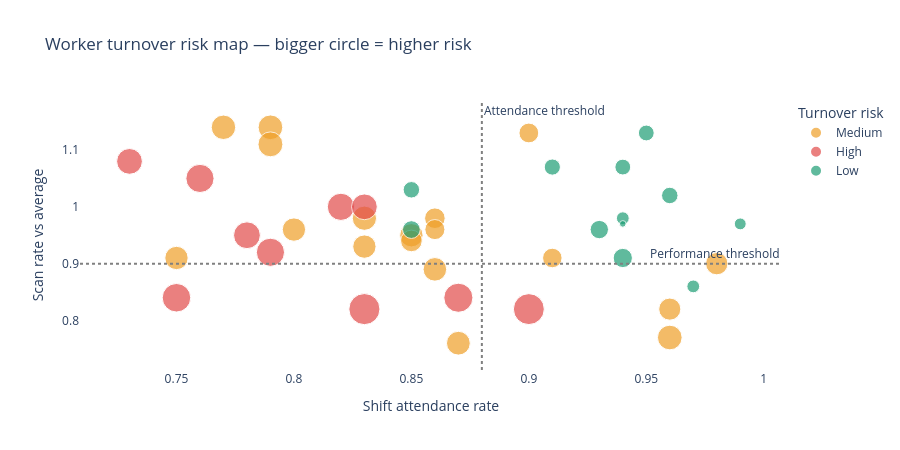

Source (notebook cell):
### Markdown cell above
This one is my favorite because it gets at humano's biggest internal cost, losing workers.
Every time a worker quits, you have to recruit, screen, and train someone new. That's expensive and it hurts your fill rate in the meantime. But the problem is most companies only find out a worker is unhappy when they just don't show up one day.
What I built here predicts who is likely to quit before they actually do.
Each dot on this chart is one worker. I looked at four signals, how often they're showing up for shifts, how their work rate compares to the average, how long they've been with the company, and how many times they've been late recently. I combined those into a risk score.
The bigger and redder the dot, the higher the risk. And the table at the bottom shows you exactly which workers to talk to this week, before they're gone.
This is something Capstone does and humano currently has no version of. And honestly, it's not complicated to build, you just need the data connected in the right way.

### Code cell
# TURNOVER RISK PREDICTOR

np.random.seed(7)
n = 40

workers_df = pd.DataFrame({
    'worker_id':        [f'W{str(i).zfill(3)}' for i in range(1, n+1)],
    'site':             np.random.choice(['Inland Empire DC','Vernon Distribution',
                                          'Ontario Freight Hub','Long Beach Port DC',
                                          'Compton Warehouse'], n),
    'tenure_months':    np.random.randint(1, 36, n),
    'shift_attendance': np.round(np.random.uniform(0.72, 1.0, n), 2),
    'scan_rate_vs_avg': np.round(np.random.uniform(0.75, 1.15, n), 2),
    'late_arrivals_30d': np.random.randint(0, 8, n),
    'complaints_30d':   np.random.randint(0, 4, n)
})

def turnover_risk(row):
    score = 0
    if row['shift_attendance'] < 0.85:  score += 35
    elif row['shift_attendance'] < 0.92: score += 15
    if row['scan_rate_vs_avg'] < 0.85:  score += 25
    elif row['scan_rate_vs_avg'] < 0.92: score += 10
    if row['tenure_months'] < 3:         score += 20
    elif row['tenure_months'] < 6:       score += 8
    score += row['late_arrivals_30d'] * 4
    score += row['complaints_30d'] * 5
    return min(score, 99)

workers_df['risk_score'] = workers_df.apply(turnover_risk, axis=1)

def risk_label(score):
    if score >= 60: return 'High'
    elif score >= 35: return 'Medium'
    else: return 'Low'

workers_df['risk_level'] = workers_df['risk_score'].apply(risk_label)

color_map = {'High': '#E24B4A', 'Medium': '#EF9F27', 'Low': '#1D9E75'}

fig = px.scatter(
    workers_df,
    x='shift_attendance',
    y='scan_rate_vs_avg',
    color='risk_level',
    color_discrete_map=color_map,
    size='risk_score',
    size_max=22,
    hover_data=['worker_id', 'site', 'tenure_months', 'risk_score'],
    labels={
        'shift_attendance': 'Shift attendance rate',
        'scan_rate_vs_avg': 'Scan rate vs average',
        'risk_level': 'Turnover risk'
    },
    title='Worker turnover risk map — bigger circle = higher risk'
)

fig.add_hline(y=0.90, line_dash='dot', line_color='gray',
              annotation_text='Performance threshold')
fig.add_vline(x=0.88, line_dash='dot', line_color='gray',
              annotation_text='Attendance threshold')

fig.update_layout(
    height=450,
    paper_bgcolor='white',
    plot_bgcolor='white'
)
fig.show()

high_risk = workers_df[workers_df['risk_level'] == 'High'].sort_values('risk_score', ascending=False)

display(HTML(f"<br><h4 style='color:#A32D2D;'>High risk workers — act now ({len(high_risk)} flagged)</h4>"))
display(high_risk[['worker_id','site','risk_score','shift_attendance','scan_rate_vs_avg','tenure_months']]
        .rename(columns={
            'worker_id':'ID', 'site':'Site', 'risk_score':'Risk Score',
            'shift_attendance':'Attendance', 'scan_rate_vs_avg':'Scan Rate',
            'tenure_months':'Tenure (mo)'
        }).style
        .background_gradient(subset=['Risk Score'], cmap='Reds')
        .format({'Attendance': '{:.0%}', 'Scan Rate': '{:.2f}'})
       )

### Figure 1 — Plotly figure (JSON) as saved in the notebook; plotly's stock layout.template omitted (floating-point values rounded to 4 significant figures)
{"data": [{"customdata": [["W001", "Compton Warehouse", 8, 56], ["W005", "Compton Warehouse", 8, 35], ["W009", "Ontario Freight Hub", 22, 50], ["W013", "Inland Empire DC", 34, 39], ["W014", "Compton Warehouse", 20, 50], ["W018", "Long Beach Port DC", 34, 52], ["W020", "Compton Warehouse", 10, 50], ["W023", "Inland Empire DC", 32, 37], ["W026", "Ontario Freight Hub", 19, 50], ["W027", "Inland Empire DC", 22, 56], ["W030", "Vernon Distribution", 17, 57], ["W031", "Long Beach Port DC", 13, 55], ["W032", "Long Beach Port DC", 30, 54], ["W033", "Inland Empire DC", 10, 45], ["W035", "Inland Empire DC", 4, 36], ["W036", "Vernon Distribution", 15, 51], ["W038", "Inland Empire DC", 16, 43], ["W039", "Compton Warehouse", 5, 46]], "hovertemplate": "Turnover risk=Medium<br>Shift attendance rate=%{x}<br>Scan rate vs average=%{y}<br>risk_score=%{customdata[3]}<br>worker_id=%{customdata[0]}<br>site=%{customdata[1]}<br>tenure_months=%{customdata[2]}<extra></extra>", "legendgroup": "Medium", "marker": {"color": "#EF9F27", "size": [56, 35, 50, 39, 50, 52, 50, 37, 50, 56, 57, 55, 54, 45, 36, 51, 43, 46], "sizemode": "area", "sizeref": 0.1839, "symbol": "circle"}, "mode": "markers", "name": "Medium", "orientation": "v", "showlegend": true, "type": "scatter", "x": [0.96, 0.91, 0.75, 0.86, 0.83, 0.87, 0.85, 0.86, 0.8, 0.79, 0.79, 0.77, 0.83, 0.96, 0.9, 0.86, 0.85, 0.98], "xaxis": "x", "y": [0.77, 0.91, 0.91, 0.98, 0.93, 0.76, 0.95, 0.96, 0.96, 1.14, 1.11, 1.14, 0.98, 0.82, 1.13, 0.89, 0.94, 0.9], "yaxis": "y"}, {"customdata": [["W002", "Vernon Distribution", 24, 73], ["W004", "Long Beach Port DC", 1, 88], ["W007", "Inland Empire DC", 29, 78], ["W008", "Vernon Distribution", 33, 61], ["W011", "Inland Empire DC", 4, 89], ["W017", "Ontario Freight Hub", 20, 73], ["W021", "Inland Empire DC", 30, 75], ["W024", "Long Beach Port DC", 3, 66], ["W028", "Vernon Distribution", 4, 68], ["W029", "Compton Warehouse", 12, 61]], "hovertemplate": "Turnover risk=High<br>Shift attendance rate=%{x}<br>Scan rate vs average=%{y}<br>risk_score=%{customdata[3]}<br>worker_id=%{customdata[0]}<br>site=%{customdata[1]}<br>tenure_months=%{customdata[2]}<extra></extra>", "legendgroup": "High", "marker": {"color": "#E24B4A", "size": [73, 88, 78, 61, 89, 73, 75, 66, 68, 61], "sizemode": "area", "sizeref": 0.1839, "symbol": "circle"}, "mode": "markers", "name": "High", "orientation": "v", "showlegend": true, "type": "scatter", "x": [0.76, 0.9, 0.87, 0.73, 0.83, 0.79, 0.75, 0.78, 0.82, 0.83], "xaxis": "x", "y": [1.05, 0.82, 0.84, 1.08, 0.82, 0.92, 0.84, 0.95, 1, 1], "yaxis": "y"}, {"customdata": [["W003", "Long Beach Port DC", 11, 29], ["W006", "Vernon Distribution", 24, 23], ["W010", "Ontario Freight Hub", 34, 15], ["W012", "Compton Warehouse", 28, 24], ["W015", "Inland Empire DC", 28, 23], ["W016", "Long Beach Port DC", 5, 13], ["W019", "Compton Warehouse", 31, 25], ["W022", "Inland Empire DC", 18, 4], ["W025", "Inland Empire DC", 20, 15], ["W034", "Long Beach Port DC", 13, 34], ["W037", "Inland Empire DC", 21, 25], ["W040", "Compton Warehouse", 9, 31]], "hovertemplate": "Turnover risk=Low<br>Shift attendance rate=%{x}<br>Scan rate vs average=%{y}<br>risk_score=%{customdata[3]}<br>worker_id=%{customdata[0]}<br>site=%{customdata[1]}<br>tenure_months=%{customdata[2]}<extra></extra>", "legendgroup": "Low", "marker": {"color": "#1D9E75", "size": [29, 23, 15, 24, 23, 13, 25, 4, 15, 34, 25, 31], "sizemode": "area", "sizeref": 0.1839, "symbol": "circle"}, "mode": "markers", "name": "Low", "orientation": "v", "showlegend": true, "type": "scatter", "x": [0.85, 0.95, 0.94, 0.91, 0.94, 0.99, 0.96, 0.94, 0.97, 0.94, 0.85, 0.93], "xaxis": "x", "y": [0.96, 1.13, 0.98, 1.07, 1.07, 0.97, 1.02, 0.97, 0.86, 0.91, 1.03, 0.96], "yaxis": "y"}], "layout": {"annotations": [{"showarrow": false, "text": "Performance threshold", "x": 1, "xanchor": "right", "xref": "x domain", "y": 0.9, "yanchor": "bottom", "yref": "y"}, {"showarrow": false, "text": "Attendance threshold", "x": 0.88, "xanchor": "left", "xref": "x", "y": 1, "yanchor": "top", "yref": "y domain"}], "height": 450, "legend": {"itemsizing": "constant", "title": {"text": "Turnover risk"}, "tracegroupgap": 0}, "paper_bgcolor": "white", "plot_bgcolor": "white", "shapes": [{"line": {"color": "gray", "dash": "dot"}, "type": "line", "x0": 0, "x1": 1, "xref": "x domain", "y0": 0.9, "y1": 0.9, "yref": "y"}, {"line": {"color": "gray", "dash": "dot"}, "type": "line", "x0": 0.88, "x1": 0.88, "xref": "x", "y0": 0, "y1": 1, "yref": "y domain"}], "title": {"text": "Worker turnover risk map — bigger circle = higher risk"}, "xaxis": {"anchor": "y", "domain": [0, 1], "title": {"text": "Shift attendance rate"}}, "yaxis": {"anchor": "x", "domain": [0, 1], "title": {"text": "Scan rate vs average"}}}}
